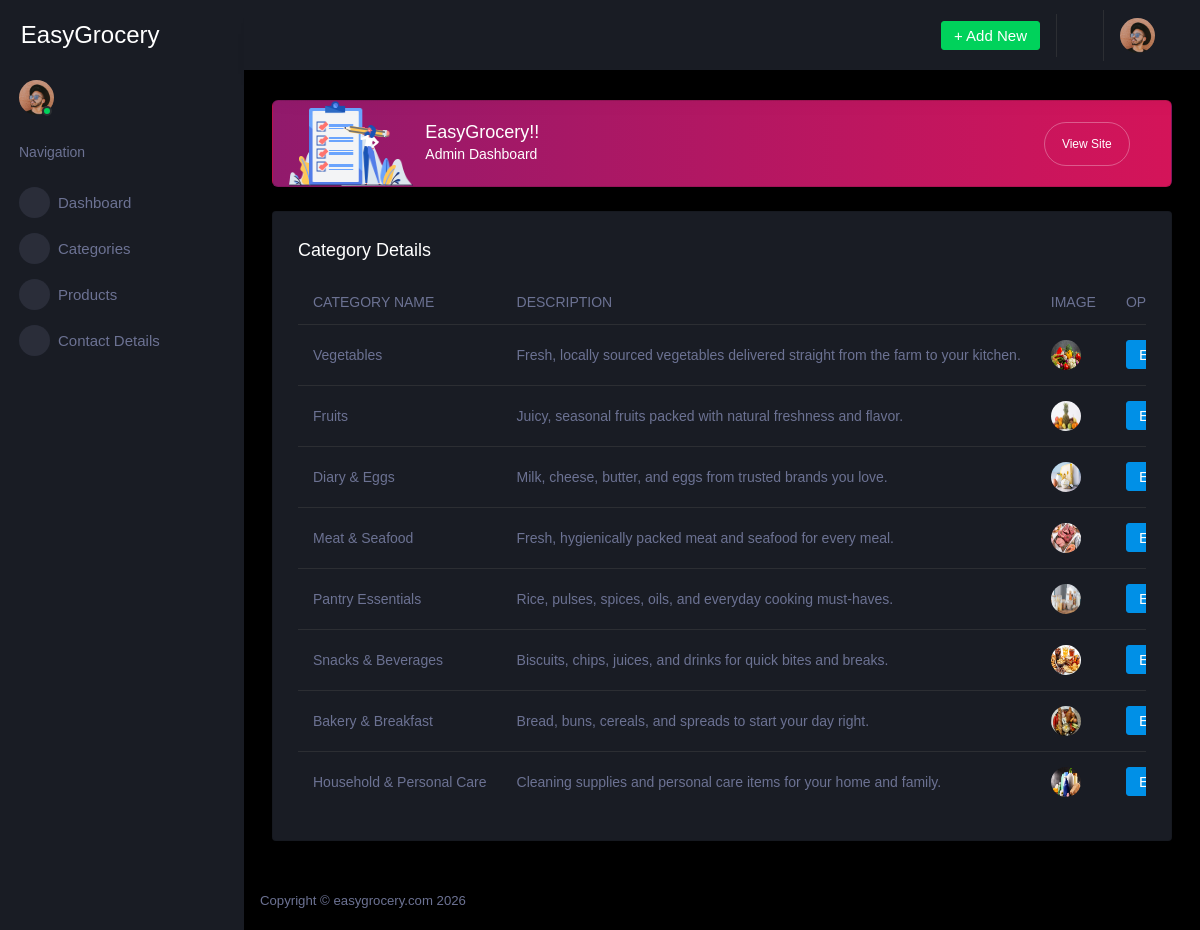
Page /view_categories/ on the committed database.
### AdminApp/models.py (models this page shows, shortened)
class CategoryDb(models.Model):
    CategoryName = models.CharField(max_length=100, unique=True)
    Description = models.TextField()
    CategoryImage = models.ImageField(upload_to="categories")

### AdminApp/views.py (the view)
# urls.py: path('view_categories/', views.view_categories, name="view_categories"),
def view_categories(request):
    category = CategoryDb.objects.all()
    return render(request, "view_categories.html",
                  {'data': category})

### AdminApp/templates/view_categories.html (shortened to what this page needs)
<!DOCTYPE html>
{% extends 'dashboard.html' %}
{% block content %}
<html lang="en">
<head>
</head>
<body>
<div class="card">
                  <div class="card-body">
                    <h4 class="card-title">Category Details</h4>
                    <div class="table-responsive">
                      <table class="table table-hover">
                        <thead>
                          <tr>
                            <th>CATEGORY NAME</th>
                            <th>DESCRIPTION</th>
                            <th>IMAGE</th>
                            <th>OPTIONS</th>
                          </tr>
                        </thead>
                        <tbody>
                        {% for i in data %}
                        <tr>
                            <td>{{ i.CategoryName }}</td>
                            <td>{{ i.Description }}</td>
                            <td><img src="{{ i.CategoryImage.url }}"></td>
                            <td><a class="btn btn-primary" style="margin-right: 20px;" href="{% url 'edit_category' cat_id=i.id %}" >Edit</a>
                                <a class="btn btn-danger" href="{% url 'delete_category' c_id=i.id %}">Delete</a></td>
                        </tr>
                        {% endfor %}
                        </tbody>
                      </table>
                    </div>
                  </div>
                </div>
</body>
</html>
{% endblock %}

### rows in the picture
CategoryDb: CategoryName "Vegetables", Description "Fresh, locally sourced vegetables delivered straight from the farm to your kitchen.", CategoryImage (picture)
CategoryDb: CategoryName "Fruits", Description "Juicy, seasonal fruits packed with natural freshness and flavor.", CategoryImage (picture)
CategoryDb: CategoryName "Diary & Eggs", Description "Milk, cheese, butter, and eggs from trusted brands you love.", CategoryImage (picture)
CategoryDb: CategoryName "Meat & Seafood", Description "Fresh, hygienically packed meat and seafood for every meal.", CategoryImage (picture)
CategoryDb: CategoryName "Pantry Essentials", Description "Rice, pulses, spices, oils, and everyday cooking must-haves.", CategoryImage (picture)
CategoryDb: CategoryName "Snacks & Beverages", Description "Biscuits, chips, juices, and drinks for quick bites and breaks.", CategoryImage (picture)
CategoryDb: CategoryName "Bakery & Breakfast", Description "Bread, buns, cereals, and spreads to start your day right.", CategoryImage (picture)
CategoryDb: CategoryName "Household & Personal Care", Description "Cleaning supplies and personal care items for your home and family.", CategoryImage (picture)
